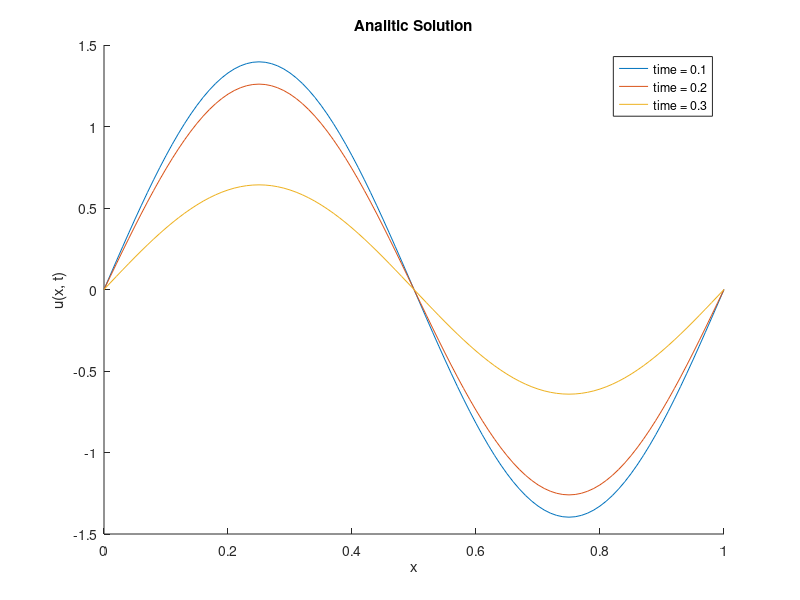

Recreate this plot in MATLAB.
clear all, close all, clc
%% Information
% Date  : 29.4.24
% Author: @eshnr7 (https://github.com/eshnr7)

%% Defining the function u(x, t)
u = @(x, t) sin(2*pi*x) .* (cos(2*pi*t) + sin(2*pi*t));

x = 0:0.01:1;
t_values = [0.1, 0.2, 0.3];

%% Plot
hold on;
for i = 1:length(t_values)
    plot(x, u(x, t_values(i)), 'DisplayName', ['time = ' num2str(t_values(i))]);
end

xlabel('x');
ylabel('u(x, t)');
title('Analitic Solution');
legend('show');
hold off;